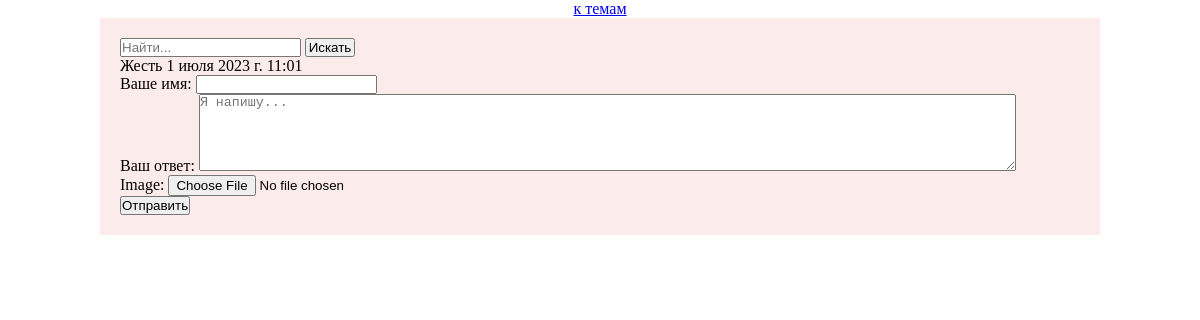
/forum-app/tema_detail/7/, run on an earlier commit of the app's database.
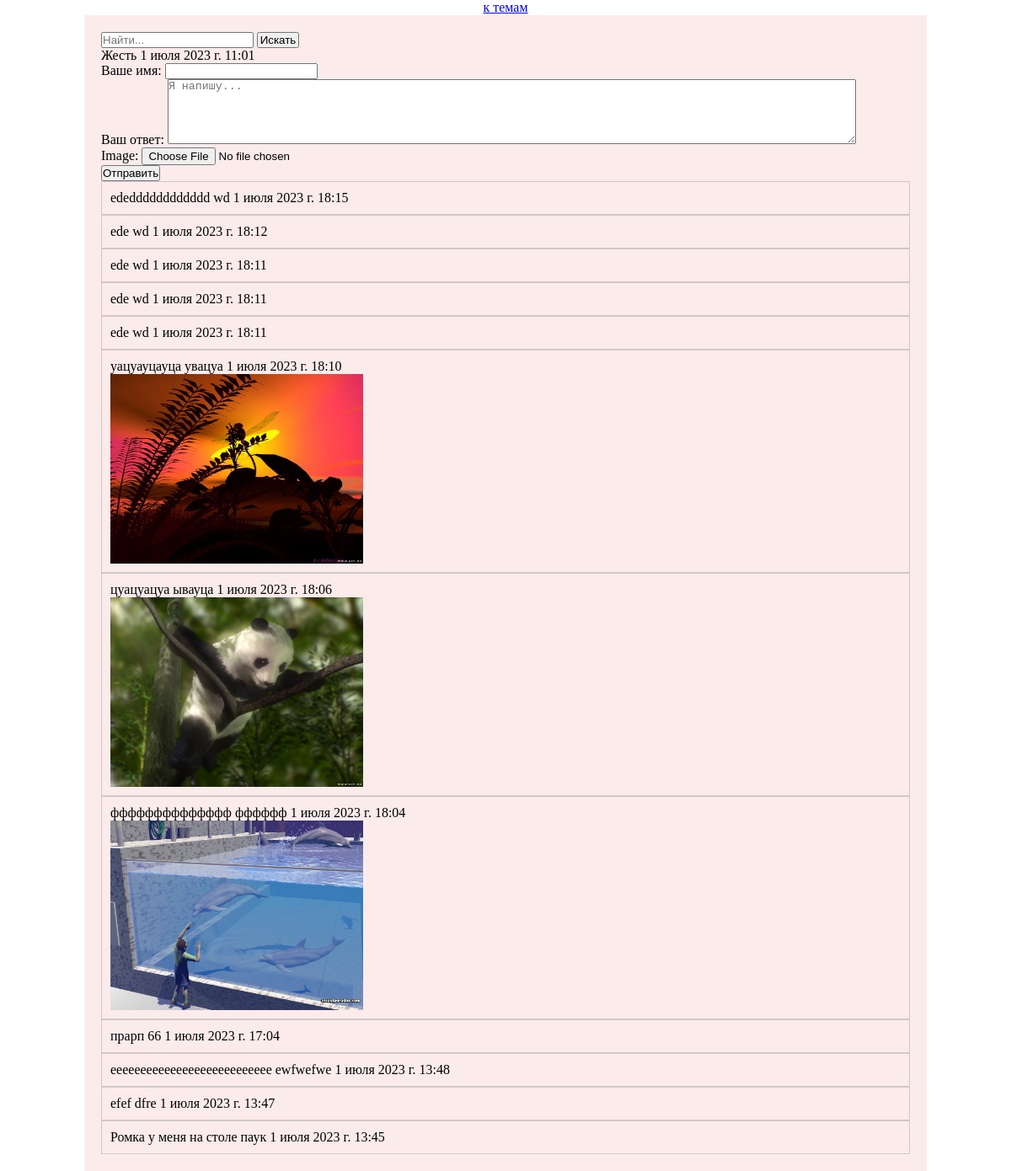
And on a later commit of the database.
### forum_app/models.py (models this page shows, shortened)
class Tema(models.Model):
    title = models.CharField(max_length=32, verbose_name='Название темы')
    created_date=models.DateTimeField(auto_now_add=True, verbose_name='Дата создания темы')
    class Meta:
        ordering = ['-id']
        verbose_name = ('Темы')
        verbose_name_plural = ('Темы')

class Otvet(models.Model):
    name = models.CharField(max_length=32, verbose_name='Автор')
    text = models.CharField(max_length=2000, verbose_name="Текст ответа")
    image = models.ImageField(upload_to='%y/%m/%d', blank=True, null=True, verbose_name='Картинка')
    created_date = models.DateTimeField(auto_now_add=True, verbose_name='Дата')
    tema = models.ForeignKey(Tema, on_delete=models.CASCADE)
    class Meta:
        ordering = ['-created_date']
        verbose_name = ('Ответ')
        verbose_name_plural = ('Ответы')

### forum_app/views.py (the view)
# urls.py: path('tema_detail/<int:tema_pk>/', tema_detail_view, name='tema_detail'),
def tema_detail_view(request, tema_pk):
    tema = Tema.objects.get(pk=tema_pk)
    if request.method == "POST":
        form = OtvetForm(data=request.POST, files=request.FILES)
        if form.is_valid():
            otvet = form.save(commit=False)
            otvet.tema = tema
            otvet.save()
            form = OtvetForm()
            return redirect(request.path)
    else:
        form = OtvetForm()
    q = request.GET.get('q', )
    if q:
        otvets = Otvet.objects.filter(Q(text__icontains=q) | Q(name__icontains=q), tema=tema )
    else:
        otvets = Otvet.objects.filter(tema=tema)
    context = {'tema_detail': tema, 'otvets': otvets, 'otvet_form': form}
    return render(request, 'forum_app/tema_detail.html', context)

### forum_app/forms.py
class OtvetForm(forms.ModelForm):
    class Meta:
        model = Otvet
        fields = ['name', 'text', 'image',]
    name = forms.CharField(max_length=32, label='Ваше имя')
    text = forms.CharField(max_length=200, label='Ваш ответ',
                           widget=forms.Textarea(attrs={'cols':100, 'rows':5, 'placeholder': 'Я напишу...'}))
    image = forms.ImageField(required=False)

### forum_app/templates/forum_app/tema_detail.html (shortened to what this page needs)
{%extends 'root.html'%}
{%block content%}
        <div class="column">
        <form action="" method="get">
                <input type="search" type=text name="q" placeholder="Найти...">
                <button style="width: 50px;" type="submit">Искать</button>
        </form>
        {{tema_detail.title}}
        {{tema_detail.created_date}}
        <form enctype="multipart/form-data" action="" method="POST"
        style="display: flex; flex-direction: column; align-items: flex-start;">
                {{otvet_form.as_p}}
                <button type="submit">Отправить</button>
        </form>
        {%for otvet in otvets%}
        <div style="display: flex; flex-direction: column; border: 1px solid #7c797954; padding: 10px;">
                {{otvet.name}}
                {{otvet.text}}
                {{otvet.created_date}}
                {%if otvet.image%}
                <img src=" {{otvet.image.url}} " style="width: 300px;">
                {%endif%}
        </div>
        {%endfor%}
 </div>
{%endblock%}

### templates/root.html (shortened to what this page needs)
{% load static %}
<!DOCTYPE html>
<html lang="en">
<head>
    <link rel="stylesheet" href="{% static 'css/style.css' %}">
</head>
<body>
    <div>
        <a href="{% url 'forum_app:tema_list' %}">к темам</a>
    </div>
    {%block content%}
    {%endblock%}
</body>
</html>

### static/css/style.css (style rules this page uses)
* { margin: 0; padding: 0; }
.column { background-color: #fbebeb; flex-direction: column; width: 80%; padding: 20px; }
body { display: flex; align-items: center; flex-direction: column; }

What changed in the data, as far as the page shows it:
added Otvet: name "ededddddddddddd", text "wd", created_date "1 июля 2023 г. 18:15"
added Otvet: name "ede", text "wd", created_date "1 июля 2023 г. 18:12"
added Otvet: name "ede", text "wd", created_date "1 июля 2023 г. 18:11"
added Otvet: name "ede", text "wd", created_date "1 июля 2023 г. 18:11"
added Otvet: name "ede", text "wd", created_date "1 июля 2023 г. 18:11"
added Otvet: name "уацуауцауца", text "увацуа", created_date "1 июля 2023 г. 18:10", image (picture)
added Otvet: name "цуацуацуа", text "ывауца", created_date "1 июля 2023 г. 18:06", image (picture)
added Otvet: name "фффффффффффффф", text "фффффф", created_date "1 июля 2023 г. 18:04", image (picture)
added Otvet: name "прарп", text "66", created_date "1 июля 2023 г. 17:04"
added Otvet: name "eeeeeeeeeeeeeeeeeeeeeeeeeee", text "ewfwefwe", created_date "1 июля 2023 г. 13:48"
added Otvet: name "efef", text "dfre", created_date "1 июля 2023 г. 13:47"
added Otvet: name "Ромка", text "у меня на столе паук", created_date "1 июля 2023 г. 13:45"
